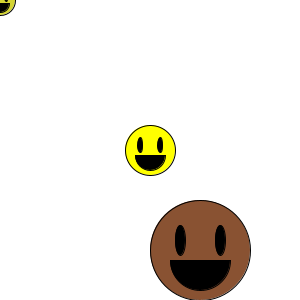
Frame 1 (no input)
Frame 60 (the mouse pressed at the canvas centre just before this capture): identical to frame 1, image omitted
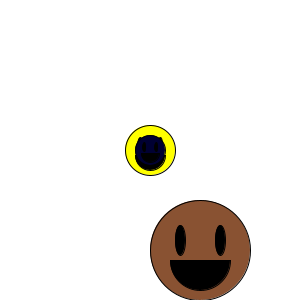
Frame 120 (the mouse held since frame 60 and released just before this capture)

The Processing sketch that drew these frames (run headless with seeded random() and noise(); from frame 60 on, the mouse is pressed at the canvas centre):

// Processing sketch: Smiley_Parameters_and_Return
// ── Smiley_Parameters_and_Return.pde
float faceColor;

void setup()
{
  size(300,300);
}

void draw()
{
  background(255);
  
  drawSmiley(150,150,50,color(255,255,0));
  drawSmiley(200,250,100,color(137,82,50));
  
  faceColor = distFromCenter(mouseX,mouseY);
  drawSmiley(mouseX,mouseY,30,color(faceColor,faceColor,50));

}

void drawSmiley(float x, float y, float r, color face)
{ 
  //Draw Main Head
  fill(face);
  ellipse(x,y,r,r);
  
  //Draw Eyes
  fill(0);
  ellipse(x - r/5,y - r/10,r/10,r*3/10);
  ellipse(x + r/5,y - r/10,r/10,r*3/10);
  
  //Draw Mouth
  arc(x,y + r/10,r*3/5,r*3/5,0,PI,CHORD);
}

//Calculates the distance of any point from the center of the window
float distFromCenter(float x, float y)
{
  float dx = width/2 - x;
  float dy = height/2 - y;
  float d = sqrt(dx*dx + dy*dy);
  return d;
}
